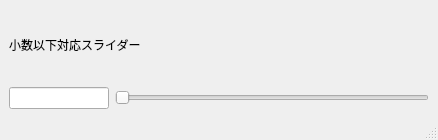
<?xml version="1.0" encoding="UTF-8"?>
<ui version="4.0">
 <class>MainWindow</class>
 <widget class="QMainWindow" name="MainWindow">
  <property name="geometry">
   <rect>
    <x>0</x>
    <y>0</y>
    <width>438</width>
    <height>140</height>
   </rect>
  </property>
  <property name="windowTitle">
   <string>MainWindow</string>
  </property>
  <widget class="QWidget" name="centralwidget">
   <layout class="QVBoxLayout" name="verticalLayout">
    <item>
     <layout class="QHBoxLayout" name="horizontalLayout">
      <item>
       <widget class="QLabel" name="label1">
        <property name="text">
         <string>小数以下対応スライダー</string>
        </property>
       </widget>
      </item>
      <item>
       <spacer name="horizontalSpacer">
        <property name="orientation">
         <enum>Qt::Horizontal</enum>
        </property>
        <property name="sizeHint" stdset="0">
         <size>
          <width>40</width>
          <height>20</height>
         </size>
        </property>
       </spacer>
      </item>
     </layout>
    </item>
    <item>
     <layout class="QHBoxLayout" name="horizontalLayout_2">
      <item>
       <widget class="QLineEdit" name="lineEdit1">
        <property name="minimumSize">
         <size>
          <width>0</width>
          <height>0</height>
         </size>
        </property>
        <property name="maximumSize">
         <size>
          <width>100</width>
          <height>16777215</height>
         </size>
        </property>
       </widget>
      </item>
      <item>
       <widget class="QSlider" name="slider1">
        <property name="orientation">
         <enum>Qt::Horizontal</enum>
        </property>
       </widget>
      </item>
     </layout>
    </item>
   </layout>
  </widget>
  <widget class="QMenuBar" name="menubar">
   <property name="geometry">
    <rect>
     <x>0</x>
     <y>0</y>
     <width>438</width>
     <height>26</height>
    </rect>
   </property>
  </widget>
  <widget class="QStatusBar" name="statusbar"/>
 </widget>
 <resources/>
 <connections/>
</ui>
